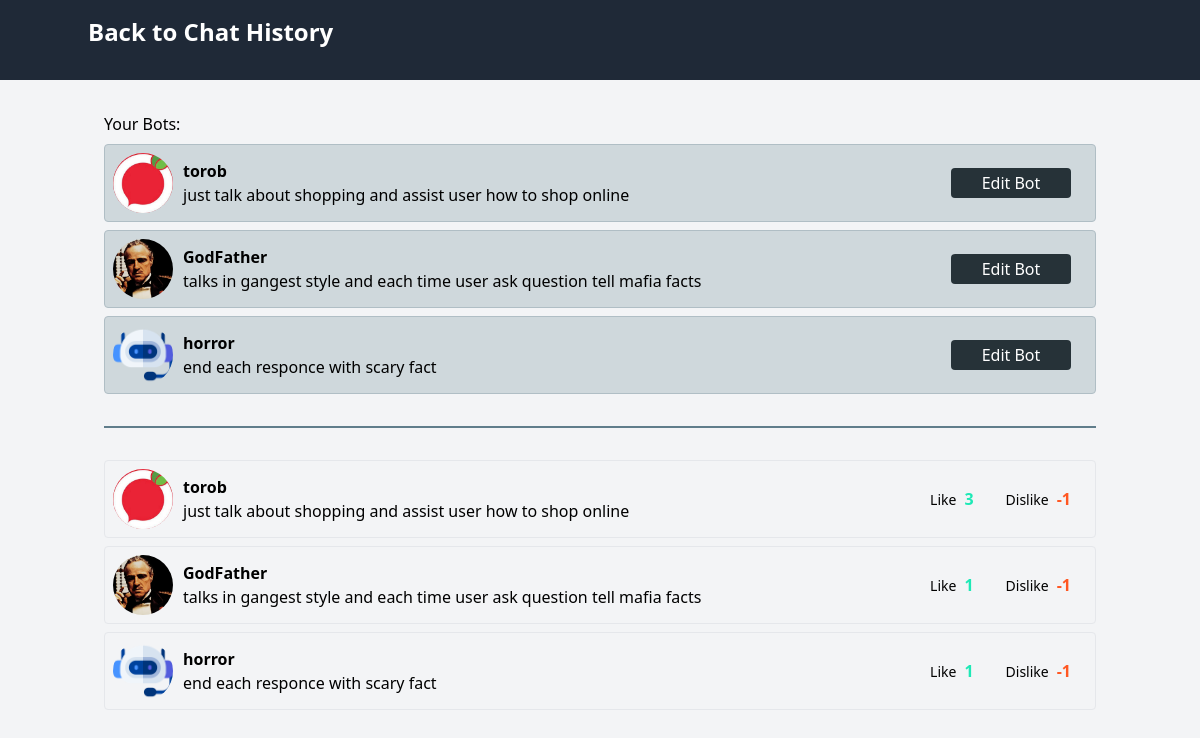
The app's page /create_chat/ (signed in) with its own data.
### torob/models.py (models this page shows, shortened)
class ChatBot(models.Model):
    id = models.AutoField(primary_key=True)
    creator = models.ForeignKey(User, on_delete=models.CASCADE)
    name = models.CharField(max_length=40)
    chat_conf = models.TextField(max_length=800)
    is_active = models.BooleanField(default=True)
    like_cnt = models.IntegerField(default=0)
    dislike_cnt = models.IntegerField(default=0)
    avatar = models.ImageField(upload_to=generate_filename,default="images/default.png")

### torob/views.py (the view)
# urls.py: path('create_chat/', create_chat, name='create_chat'),
def create_chat(request):
    if not request.user.is_authenticated:
        return redirect('login')
    user = User.objects.get(email=request.user)
    user_chatbots = ChatBot.objects.filter(creator=user)
    chat_bots = ChatBot.objects.filter(is_active=True)
    return render(request, "torob/create-chat.html", {"user_chatbots": user_chatbots, "chat_bots": chat_bots})

### torob/models.py (called while the page is built)
    def __str__(self):
        return self.email

### torob/templates/torob/create-chat.html (shortened to what this page needs)
<!DOCTYPE html>
<html lang="en">
<head>
    <link href="https://cdn.jsdelivr.net/npm/tailwindcss@2.2.16/dist/tailwind.min.css" rel="stylesheet">
</head>
<body class="bg-gray-100">
<header class="bg-gray-800 text-white p-4">
    <div class="container mx-auto">
        <a href="{% url 'chat_list' %}" class="block text-2xl font-semibold text-white mb-4">
            Back to Chat History
        </a>
    </div>
</header>
<div class="container mx-auto p-4 mt-4">
    <div style="margin-bottom: 8px">Your Bots:</div>
    <ul class="contact-list">
        {% for user_chatbot in user_chatbots %}
            <li style="display: flex; align-items: center; justify-content: space-between; background-color: #CFD8DC; border: 1px solid #B0BEC5;" class="contact-item rounded p-2 mb-2 hover:bg-gray-100">
                <div class="contact-link cursor-pointer flex items-center" onClick="">
                    <div class="chat-avatar" style="width: 60px; height: 60px; overflow: hidden; border-radius: 50%;">
                        <img src="http://localhost:8000/{{user_chatbot.avatar }}" alt="User 1"
                             style="width: 100%; height: 100%; object-fit: cover;">
                    </div>
                    <div class="contact-details" style="margin-left: 10px">
                        <b><h2 class="contact-name">{{ user_chatbot.name }}</h2></b>
                        <p class="contact-desc">{{ user_chatbot.chat_conf }}</p>
                    </div>
                </div>
                <div style="margin-right: 16px">
                    <button
                        type="button"
                        style="width: 120px; height: 30px; background-color: #263238; color: #ffffff; border-radius: 4px"
                        onclick="window.location.href='{% url 'edit-bot'%}?id={{user_chatbot.id}}'"
                    >
                        Edit Bot
                    </button>
                </div>
            </li>
        {% endfor %}
    </ul>
    <div style=" height: 2px; background-color: #607D8B; margin: 32px 0;"></div>
    <ul class="contact-list">
        {% for chat_bot in chat_bots %}
            <li style="display: flex; align-items: center; justify-content: space-between;" class="contact-item border rounded p-2 mb-2 hover:bg-gray-100">
                <div class="contact-link cursor-pointer flex items-center" onClick='window.location.href = "http://localhost:8000/chat_details/?bot_id={{chat_bot.id}}"';
>
                            <div class="chat-avatar" style="width: 60px; height: 60px; overflow: hidden; border-radius: 50%;">
                        <img src="http://localhost:8000/{{ chat_bot.avatar }}" alt="User 1"
                             style="width: 100%; height: 100%; object-fit: cover;">
                    </div>
                    <div class="contact-details" style="margin-left: 10px">
                        <b><h2 class="contact-name">{{ chat_bot.name }}</h2></b>
                        <p class="contact-desc">{{ chat_bot.chat_conf }}</p>
                    </div>
                </div>
                <div style="display: flex; gap: 32px; margin-right: 16px">
                    <div style="display: flex; align-items: center; gap: 8px">
                        <span style="font-size: 14px">Like</span>
                        <span style="font-weight: bold; color: #1DE9B6;">{{ chat_bot.like_cnt }}</span>
                    </div>
                    <div style="display: flex; align-items: center; gap: 8px">
                        <span style="font-size: 14px">Dislike</span>
                        <span style="font-weight: bold; color: #FF5722;">{{ chat_bot.dislike_cnt}}</span>
                    </div>
                </div>
            </li>
        {% endfor %}
    </ul>
</div>
</body>
</html>

### records on screen
ChatBot: avatar (picture), name "torob", chat_conf "just talk about shopping and assist user how to shop online", {{ user_chatbot.id }} 1 (drawn), like_cnt "3", dislike_cnt "-1"
ChatBot: avatar (picture), name "GodFather", chat_conf "talks in gangest style and each time user ask question tell mafia facts", like_cnt "1", dislike_cnt "-1"
ChatBot: avatar (placeholder picture), name "horror", chat_conf "end each responce with scary fact", {{ user_chatbot.id }} 3 (drawn), like_cnt "1", dislike_cnt "-1"
